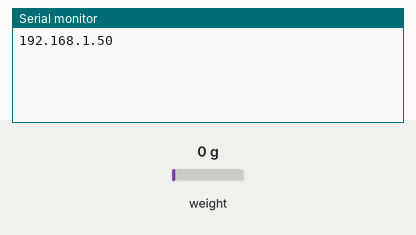
Recording of a program running on a simulated ESP8266 (NodeMCU). Shown: the last lines printed to the serial monitor. The inputs (shaded band) are chosen by the test bench; at power-on: weight on the scale 0 g. WiFi joins after 1.5 s; servers stay silent unless stated.

Above: at 2.7 s.
2.8 s: weight on the scale set to 100 g
At 4.1 s:
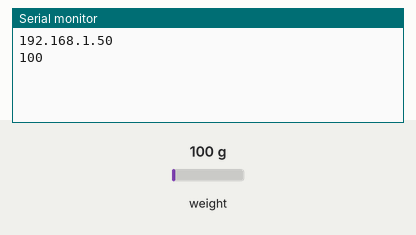
4.3 s: weight on the scale set to 1250 g
At 6.0 s:
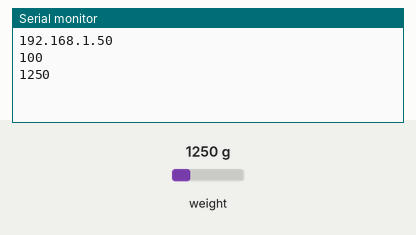
Timing chart, 0 to 7.5 s (numbered marks = the images above; inputs shaded):
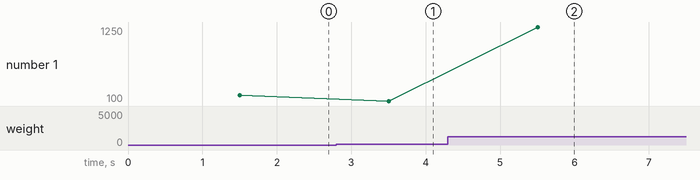

Measured:
- after the input at 2.8 s, the serial monitor: prints a new line after 0.70 s (image 1)
- after the input at 4.3 s, the serial monitor: prints a new line after 1.2 s (image 2)
- plotted number 1: 192.17 → 100 after the input at 2.8 s, 100 → 1250 after the input at 4.3 s

The program:

main.cpp
```cpp
#include <ESPAsyncWiFiManager.h> //https://github.com/tzapu/WiFiManager
#include <AsyncElegantOTA.h>
#include "ESPAsyncWebServer.h"
#include "AsyncJson.h"
#include "ArduinoJson.h"
#include "HX711.h"

HX711 scale;
const int LOADCELL_DOUT_PIN = D5;
const int LOADCELL_SCK_PIN = D6;

AsyncWebServer server(80);
DNSServer dns;

char response[1024];

void setup(void)
{
  Serial.begin(115200);

  scale.begin(LOADCELL_DOUT_PIN, LOADCELL_SCK_PIN);
  scale.set_scale(22.45f);

  AsyncWiFiManager wifiManager(&server, &dns);
  wifiManager.autoConnect("NodeMCU_IOT");

  Serial.println(WiFi.localIP());

  server.on("/", HTTP_GET, [](AsyncWebServerRequest *request) {
    request->send(200, "application/json", response);
  });
  AsyncElegantOTA.begin(&server); // Start ElegantOTA
  server.begin();
}

void loop()
{
  delay(1000);
  if (scale.wait_ready_timeout(1000))
  {
    long reading = scale.get_units(10);
    StaticJsonDocument<1024> data;
    data["ip"] = WiFi.localIP().toString();

    if (false)
    {
      data["error"] = "true";
      data["message"] = "Error reading sensor data";
      serializeJson(data, response);
      return;
    }
    data["weight_grams"] = reading;
    Serial.println(reading);
    serializeJson(data, response);
  }
  else
  {
    Serial.println("No data");
  }
}
```
